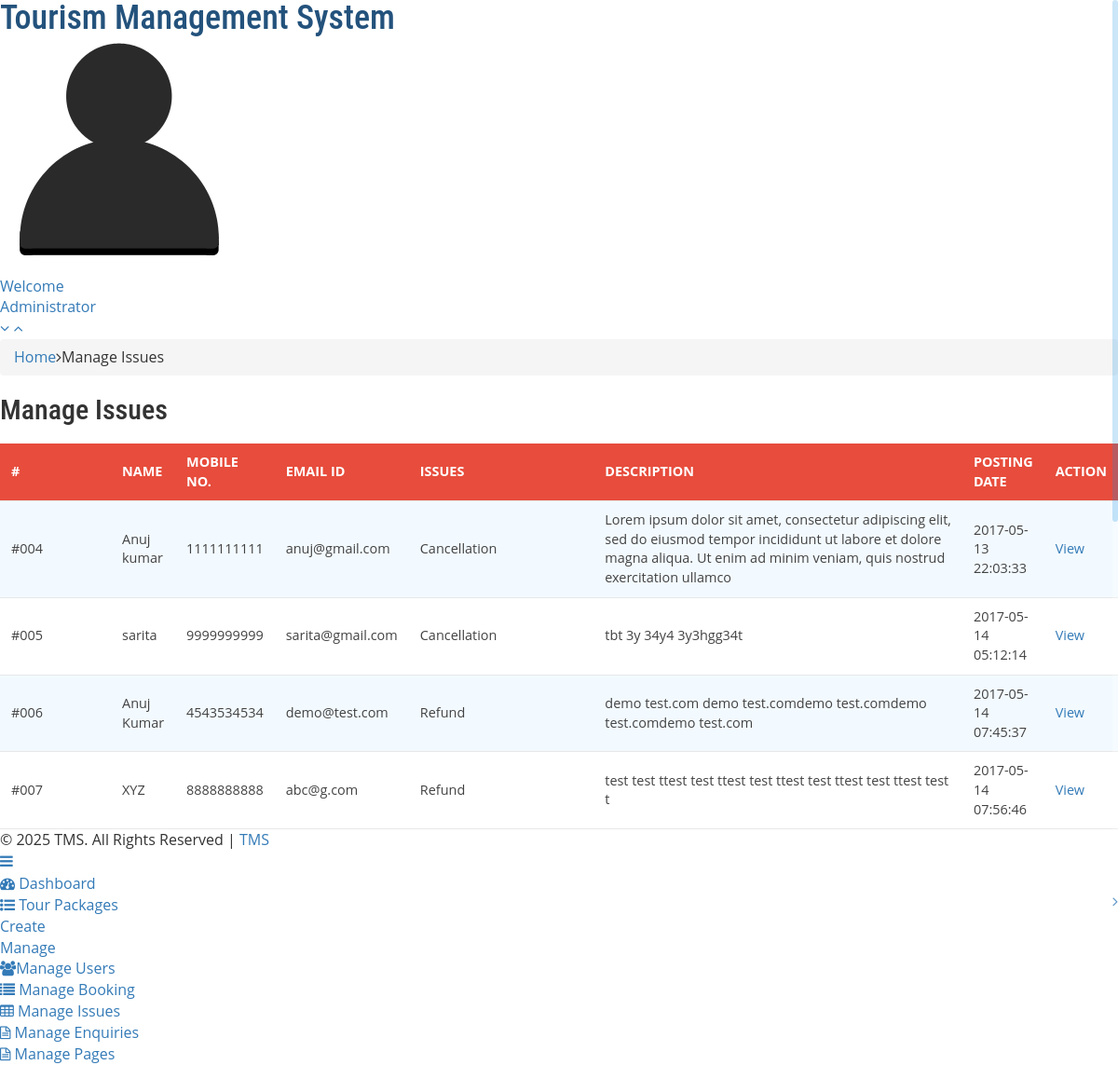
Screenshot of /manageissues.php (signed in) with the database file from the repository.
### tables this page shows
CREATE TABLE `tblissues` (
  `id` int(11) NOT NULL,
  `UserEmail` varchar(100) DEFAULT NULL,
  `Issue` varchar(100) DEFAULT NULL,
  `Description` mediumtext DEFAULT NULL,
  `PostingDate` timestamp NULL DEFAULT current_timestamp(),
  `AdminRemark` mediumtext DEFAULT NULL,
  `AdminremarkDate` timestamp NULL DEFAULT NULL ON UPDATE current_timestamp()
);

CREATE TABLE `tblusers` (
  `id` int(11) NOT NULL,
  `FullName` varchar(100) DEFAULT NULL,
  `MobileNumber` char(10) DEFAULT NULL,
  `EmailId` varchar(70) DEFAULT NULL,
  `Password` varchar(100) DEFAULT NULL,
  `RegDate` timestamp NULL DEFAULT current_timestamp(),
  `UpdationDate` timestamp NULL DEFAULT NULL ON UPDATE current_timestamp()
);

### manageissues.php (the view, shortened to what this page needs)
<?php
include('includes/config.php');
if(strlen($_SESSION['alogin'])==0)
	{
header('location:index.php');
}
else{
	?>
<!DOCTYPE HTML>
<html>
<head>
<link href="css/bootstrap.min.css" rel='stylesheet' type='text/css' />
<link href="css/style.css" rel='stylesheet' type='text/css' />
<link rel="stylesheet" href="css/morris.css" type="text/css"/>
<link href="css/font-awesome.css" rel="stylesheet">
<link rel="stylesheet" type="text/css" href="css/table-style.css" />
<link rel="stylesheet" type="text/css" href="css/basictable.css" />
<link rel="stylesheet" href="css/icon-font.min.css" type='text/css' />
</head>
<body>
   <div class="page-container">
<div class="left-content">
	   <div class="mother-grid-inner">
				<?php include('includes/header.php');?>
				</div>
<ol class="breadcrumb">
                <li class="breadcrumb-item"><a href="index.html">Home</a><i class="fa fa-angle-right"></i>Manage Issues</li>
            </ol>
<div class="agile-grids">
				<div class="agile-tables">
					<div class="w3l-table-info">
					  <h2>Manage Issues</h2>
					    <table id="table">
						<thead>
						  <tr>
						  <th>#</th>
							<th>Name</th>
							<th>Mobile No.</th>
							<th>Email Id</th>
							<th>Issues </th>
							<th>Description </th>
							<th>Posting date </th>
							<th>Action </th>
						  </tr>
						</thead>
						<tbody>
<?php $sql = "SELECT tblissues.id as id,tblusers.FullName as fname,tblusers.MobileNumber as mnumber,tblusers.EmailId as email,tblissues.Issue as issue,tblissues.Description as Description,tblissues.PostingDate as PostingDate from tblissues join tblusers on tblusers.EmailId=tblissues.UserEmail";
$query = $dbh -> prepare($sql);
$query->execute();
$results=$query->fetchAll(PDO::FETCH_OBJ);
if($query->rowCount() > 0)
{
foreach($results as $result)
{				?>
						  <tr>
							<td width="120">#00<?php echo htmlentities($result->id);?></td>
							<td width="50"><?php echo htmlentities($result->fname);?></td>
								<td width="50"><?php echo htmlentities($result->mnumber);?></td>
							<td width="50"><?php echo htmlentities($result->email);?></td>
							<td width="200"><?php echo htmlentities($result->issue);?></a></td>
							<td width="400"><?php echo htmlentities($result->Description);?></td>
								<td width="50"><?php echo htmlentities($result->PostingDate);?></td>
<td><a href="javascript:void(0);" onClick="popUpWindow('updateissue.php?iid=<?php echo ($result->id);?>');">View </a>
</td>
</tr>
						 <?php } }?>
						</tbody>
					  </table>
					</div>
			</div>
<?php include('includes/footer.php');?>
</div>
</div>
						<?php include('includes/sidebarmenu.php');?>
							</div>
</body>
</html>
<?php } ?>

### style.css (style rules this page uses)
html, body { font-size: 100%; background: #fff; font-family: 'Open Sans', sans-serif; }
body a,.grid_1,plan_1,plan_1.one,plan_1.two,i.icon1, i.icon2, i.icon3, i.icon4, i.icon5, i.icon6 { transition:0.5s all; -webkit-transition:0.5s all; -moz-transition:0.5s all; -o-transition:0.5s all; -ms-transition:0.5s all; }
h1,h2,h3,h4,h5,h6 { margin:0; font-family: 'Roboto Condensed', sans-serif; }

### table-style.css (style rules this page uses)
table { background: white; border-collapse: collapse; margin: 1.25em 0 0; width: 100%; }
table tr, table th, table td { border: none; border-bottom: 1px solid #e8e8e8; font-size: .95em; }
table th, table td { padding: 10px 12px; text-align: left; }
table th { background: #e74c3c; color: #fff; text-transform: uppercase; }
table tr td { background: #f3faff; color: #424242; }
table tr:nth-of-type(2n+2) td { background: #ffffff; }
table { width: 100%; }

### rows the page displays
tblissues: id "4", tblusers.FullName "Anuj kumar", tblusers.MobileNumber "1111111111", tblusers.EmailId "anuj@gmail.com", Issue "Cancellation", Description "Lorem ipsum dolor sit amet, consectetur adipiscing elit, sed do eiusmod tempor incididunt ut labore et dolore magna aliqua. Ut enim ad minim veniam, quis nostrud exercitation ullamco", PostingDate "2017-05-13 22:03:33"
tblissues: id "5", tblusers.FullName "sarita", tblusers.MobileNumber "9999999999", tblusers.EmailId "sarita@gmail.com", Issue "Cancellation", Description "tbt 3y 34y4 3y3hgg34t", PostingDate "2017-05-14 05:12:14"
tblissues: id "6", tblusers.FullName "Anuj Kumar", tblusers.MobileNumber "4543534534", tblusers.EmailId "demo@test.com", Issue "Refund", Description "demo test.com demo test.comdemo test.comdemo test.comdemo test.com", PostingDate "2017-05-14 07:45:37"
tblissues: id "7", tblusers.FullName "XYZ", tblusers.MobileNumber "8888888888", tblusers.EmailId "abc@g.com", Issue "Refund", Description "test test ttest test ttest test ttest test ttest test ttest test t", PostingDate "2017-05-14 07:56:46"
